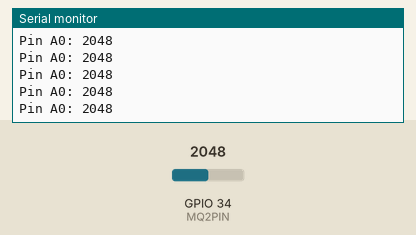
The sketch below on a simulated ESP32. Shown: the last lines printed to the serial monitor. Inputs (shaded band) come from the test bench; at power-on: GPIO 34 (MQ2PIN) = 2048.

Above: at 1.2 s.
1.3 s: GPIO 34 (MQ2PIN) set to 2866
At 1.31 s:
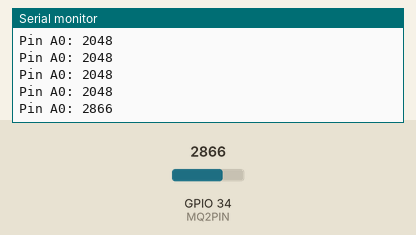
2.8 s: GPIO 34 (MQ2PIN) set to 3603
At 2.81 s:
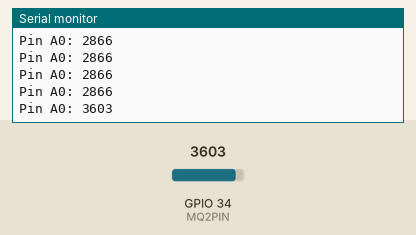
Timing chart, 0 to 5.8 s (numbered marks = the images above; inputs shaded):
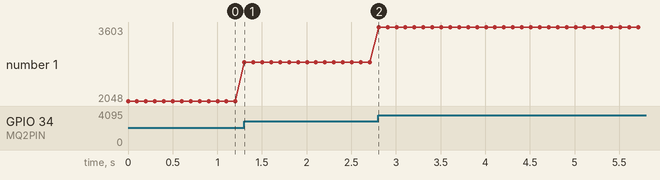

Measured:
- after the input at 1.3 s, the serial monitor: prints a new line at once (image 1)
- after the input at 2.8 s, the serial monitor: prints a new line at once (image 2)
- plotted number 1: 2048 → 2866 after the input at 1.3 s, 2866 → 3603 after the input at 2.8 s

The sketch:

mq2.ino
```cpp
#include <WiFi.h>

const char* ssid     = "****";
const char* password = "****";

#define MQ2PIN 34

void setup() {
  pinMode(MQ2PIN, INPUT);
  Serial.begin(115200);
  //WiFi.begin(ssid, password);
}

void loop() {
  int g = analogRead(MQ2PIN);

  Serial.print("Pin A0: ");
  Serial.println(g);
  delay(100);
}
```
